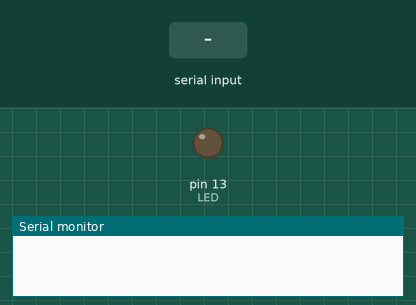
The sketch below on a simulated Arduino Uno, built with avr-gcc and run on an emulated ATmega328P. Shown: output pins drawn as LEDs (lit = HIGH), the last lines printed to the serial monitor. Dashed ring = blinking. Inputs (shaded band) come from the test bench.

Above: at 1.2 s.
1.3 s: "a" received over Serial
At 1.4 s:
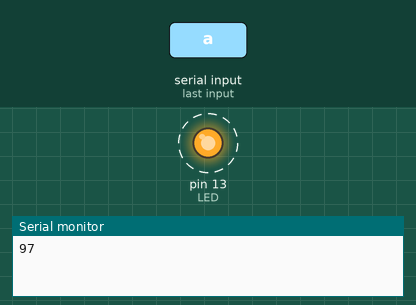
3.4 s: "1" received over Serial
At 4.6 s:
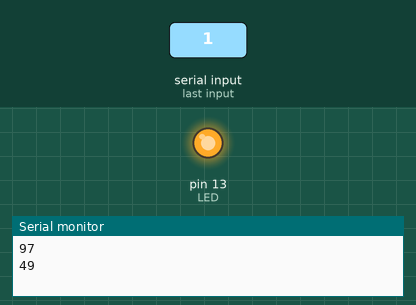
4.9 s: "0" received over Serial
At 5.9 s:
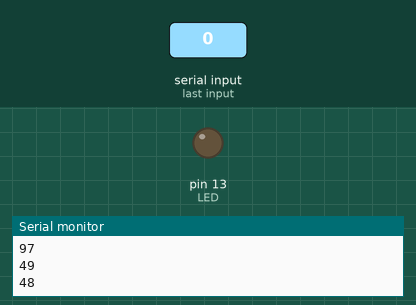
Timing chart, 0 to 7.9 s (numbered marks = the images above; inputs shaded):
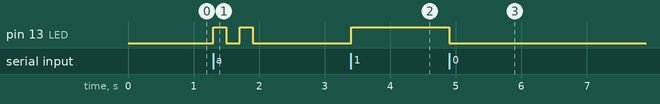

The sketch:

exercise_2.ino
```cpp
// Serial Monitor, LED
int LED = 13;
void setup() {
  Serial.begin(9600);
  pinMode(LED, OUTPUT);
}

int serialData;
void loop() {
  if (Serial.available() > 0) {
    serialData = Serial.read();
    Serial.println(serialData);
    if (serialData == '1')
      digitalWrite(LED, HIGH);
    else if (serialData == '0')
      digitalWrite(LED, LOW);
    else if (serialData == 'a' || serialData == 'A') {
      for (int k=0; k < 2; k++) {
        digitalWrite(LED, HIGH);
        delay(200);
        digitalWrite(LED, LOW);
        delay(200);
      }
    }
  }
}
```

Measured:
- after the input at 1.3 s, pin 13 (LED): alternates HIGH for 0.20 s and LOW for 0.20 s, 4 changes in all, then stays LOW, starting at once
- after the input at 3.4 s, pin 13 (LED): LOW → HIGH at once
- after the input at 4.9 s, pin 13 (LED): HIGH → LOW at once
